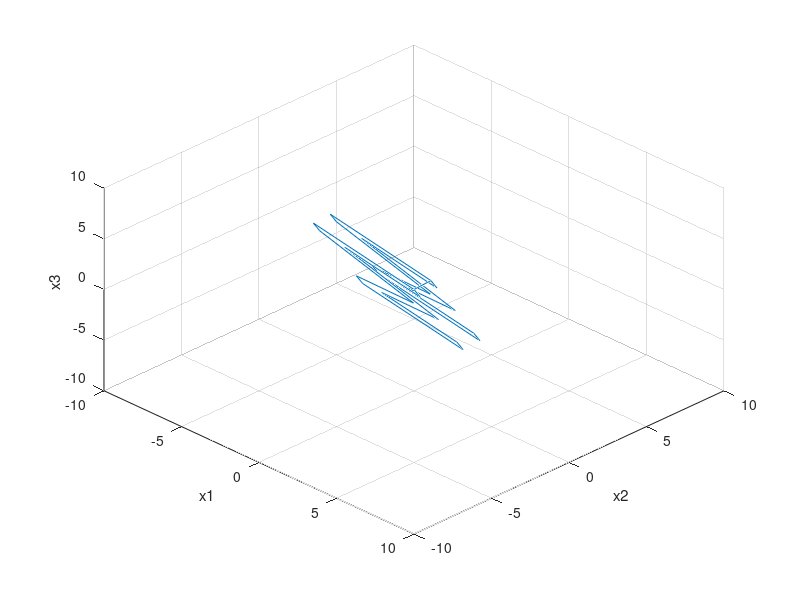

This figure's MATLAB source:
x3=[0 1 1 4 7 7 8 8 7 4 1 0 0 0 1 1 4 7 7 8 8 7 4 1 0 0;
0 0 6 0 6 0 0 8 8 2 8 8 0 0 0 6 0 6 0 0 8 8 2 8 8 0;
0 0 0 0 0 0 0 0 0 0 0 0 0 1 1 1 1 1 1 1 1 1 1 1 1 1;
1 1 1 1 1 1 1 1 1 1 1 1 1 1 1 1 1 1 1 1 1 1 1 1 1 1]; % 평행이동을 계산하는 부분이 없기 때문에 이 부분은 굳이 필요없어 보임.

% x1축 기준 CCW로 0~60rad까지 1도 간격으로 회전.
% roll회전.
for th = 0:1:60
    the=th*pi/180;
    Rx=[1 0 0 0;0 cos(the) -sin(the) 0;0 sin(the) cos(the) 0;0 0 0 1];
    y3=Rx*x3;
    clf;
    line(y3(1,:),y3(2,:), y3(3,:));
    xlabel('x1');
    ylabel('x2');
    zlabel('x3');
    axis([-10 10 -10 10 -10 10]);
    grid;
    view(45, 45);
    pause(0.0001);
end

% x2축 기준 CCW로 0~70rad까지 1도 간격으로 회전.
% pitch회전.
for ph = 0:1:70
    phi=ph*pi/180;
    Ry=[cos(phi) 0 sin(phi) 0;0 1 0 0; -sin(phi) 0 cos(phi) 0;0 0 0 1];
    yy3=Ry*x3;
    clf;
    line(yy3(1,:),yy3(2,:), yy3(3,:));
    xlabel('x1');
    ylabel('x2');
    zlabel('x3');
    axis([-10 10 -10 10 -10 10]);
    grid;
    view(45, 45);
    pause(0.0001)
end

% x3축 기준 CCW로 0~80rad까지 1도 간격으로 회전.
% yaw회전.
for ps = 0:1:80
    psi=ps*pi/180;
    Rz=[cos(psi) -sin(psi) 0 0;sin(psi) cos(psi) 0 0;0 0 1 0;0 0 0 1];
    yyy3=Rz*yy3;
    clf;
    line(yyy3(1,:),yyy3(2,:), yyy3(3,:));
    xlabel('x1');
    ylabel('x2');
    zlabel('x3');
    axis([-10 10 -10 10 -10 10]);
    grid;
    view(45, 45);
    pause(0.0001)
end
